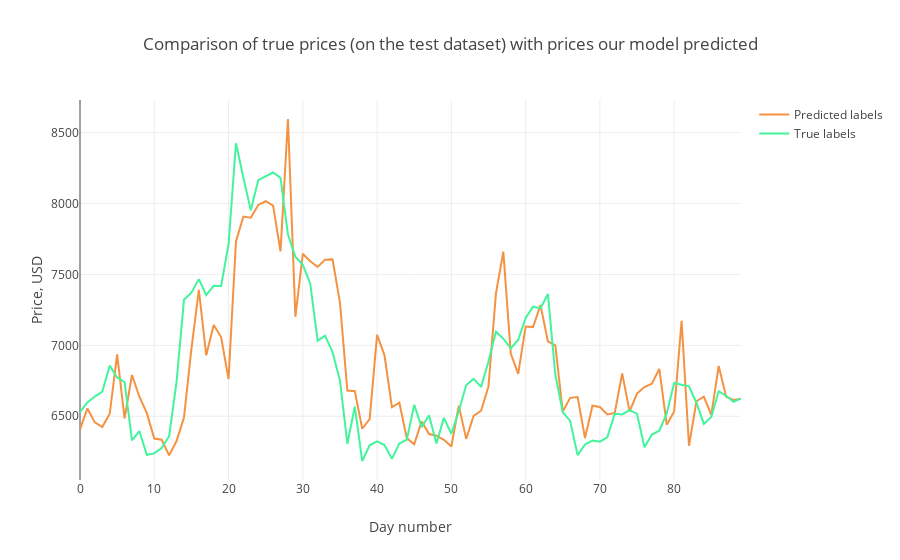

Notebook code for this chart:
### Code cell
trace1 = go.Scatter(
    x = np.arange(0, len(Y_pred), 1),
    y = Y_pred.reshape(-1,),
    mode = 'lines',
    name = 'Predicted labels',
    line = dict(color=('rgb(244, 146, 65)'), width=2)
)
trace2 = go.Scatter(
    x = np.arange(0, len(Y_test), 1),
    y = Y_test.reshape(-1,),
    mode = 'lines',
    name = 'True labels',
    line = dict(color=('rgb(66, 244, 155)'), width=2)
)

layout = dict(title = 'Comparison of true prices (on the test dataset) with prices our model predicted',
             xaxis = dict(title = 'Day number'), yaxis = dict(title = 'Price, USD'))
fig = dict(data=[trace1, trace2], layout=layout)
py.iplot(fig, filename='results_demonstrating0')

print(np.sqrt(mean_squared_error(Y_test.reshape(-1,), Y_pred.reshape(-1,))))
